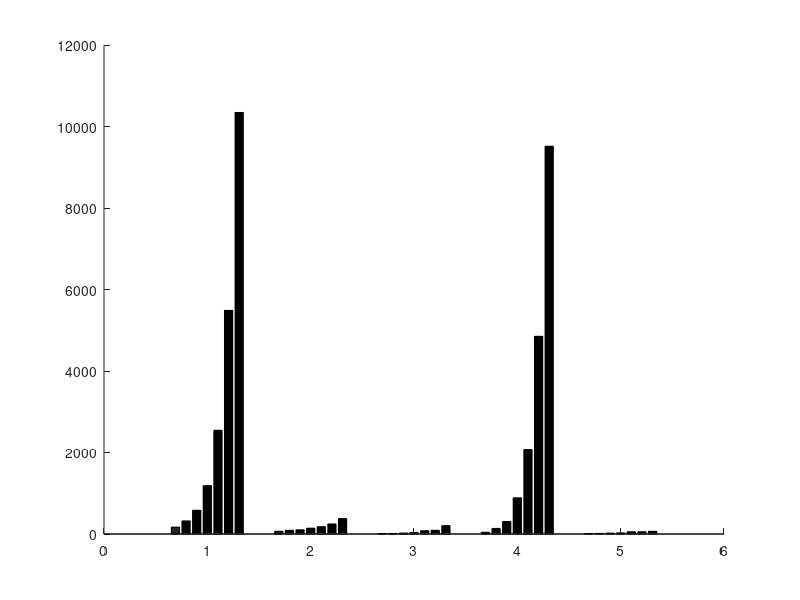

MATLAB code to generate this figure: (Note: this script raises an error after producing the figure.)
clc;

total = [169,321,582,1187,2545,5487,10344];
k = [67	90	103	143	180	246	379];
bcLoad = [8	14	23	38	81	91	205];
invertK = [43	137	307	888	2072	4851	9516];
uSS = [11	14	22	28	55	55	66];

data = [total; k; bcLoad; invertK; uSS]

A = 'BC+load';
k = '\delta, \epsilon and \sigma';

names = {'FEMSolver', 'Create K', 'BC+load', 'Invert K', 'Calculate'};


figure('Renderer', 'painters', 'Position', [10 10 900 500])
hold on
b = bar(data,'FaceColor','flat');

size(data,2)

for k = 1:size(data,2)
    b(k).CData = (size(data,2))-k;
end

set(gca,'xtick',[1:5],'xticklabel',names);

set(gca, 'FontName', 'Times New Roman')
set(gca,'fontsize',14)
ylabel('Time[ms]');

labels=['1029 dofs';'1536 dofs'; '2187 dofs'; '3000 dofs'; '3993 dofs';'5184 dofs';'6591 dofs'];
legend(b,labels);

numbersToAdd = [1029	1536	2187	3000	3993	5184	6591;
1029	1536	2187	3000	3993	5184	6591;
1029	1536	2187	3000	3993	5184	6591;
1029	1536	2187	3000	3993	5184	6591;
1029	1536	2187	3000	3993	5184	6591];
                
barWidth = b.BarWidth;
numCol = size(data,2);
cnt = 0;
for ii = numbersToAdd'
    cnt = cnt + 1;
    xPos = linspace(cnt - barWidth/2, cnt + barWidth / 2, numCol+1);
    idx = 1;
    for jj = xPos(1:end-1)
        val = numbersToAdd(cnt,idx);
        y = data(cnt,idx);
        %text(jj+barWidth/7, y + 30, num2str(val),'Rotation',90,'HorizontalAlignment','left','VerticalAlignment','bottom');
        idx = idx +1;
    end     
end


